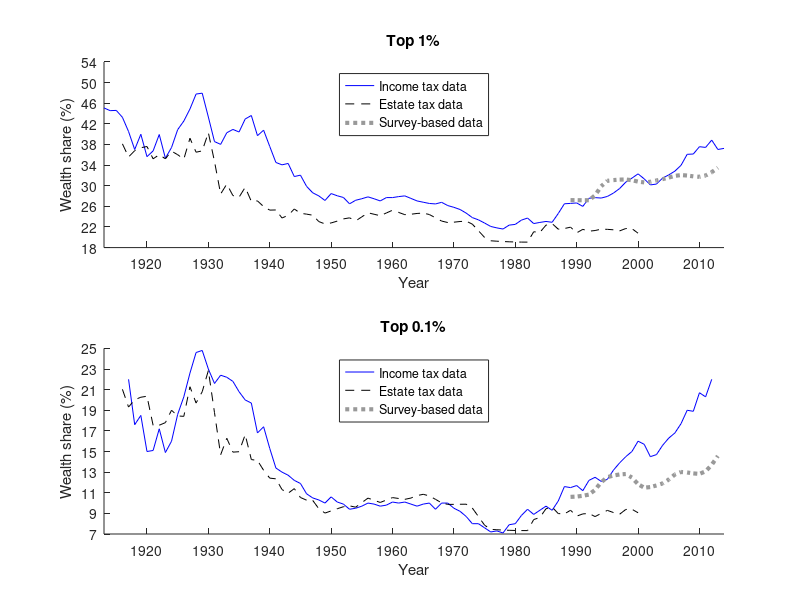

This chart was generated by the following MATLAB code:
clear;
load('data.mat');
close all;

grey1=[0.3 0.3 0.3];
grey2=[0.4 0.4 0.4];
grey3=[0.5 0.5 0.5];
grey4=[0.6 0.6 0.6];
black=[0 0 0];
blue1=[0 0 1];
blue2=[0 0 0.5];
blue3=[0 0.45 0.74];
blue4=[0.3 0.75 0.93];
blue5=[0.68 0.92 1];
red1=[1 0 0];
red2=[0.5 0 0];
red3=[0.85 0.33 0.1];
red4=[0.64 0.08 0.18];
purple1=[0.75 0 0.75];
purple2=[0.49 0.18 0.56];
purple3=[1 0 1];
purple4=[0.85 0.7 1];
purple5=[1 0.6 0.78];
yellow1=[1 1 0];
yellow2=[1 0.84 0];
yellow3=[0.93 0.69 0.13];
yellow4=[0.87 0.49 0];
green1=[0 1 0];
green2=[0 0.5 0];
green3=[0.47 0.67 0.19];


subplot(2,1,1);
h=plot(1913:2014,zucmanUS(:,2),'-',1916:2000,estate(:,1),'--',1989:2013,preferred(:,1),':','linewidth',3);
set(h(1),'Color',blue1);
set(h(2),'Color',black);
set(h(3),'Color',grey4);
xlim([1913 2014]);
set(gca,'xtick',1910:10:2020);
ylim([18 54]);
set(gca,'ytick',18:4:54);
legend('Income tax data','Estate tax data','Survey-based data','location','north');
title('Top 1%')
xlabel('Year');
ylabel('Wealth share (%)');
grid off;
box off;

subplot(2,1,2);
h=plot(1917:2012,data(:,5),'-',1916:2000,estate(:,4),'--',1989:2013,preferred(:,2),':','linewidth',3);
set(h(1),'Color',blue1);
set(h(2),'Color',black);
set(h(3),'Color',grey4);
legend('Income tax data','Estate tax data','Survey-based data','location','north');
xlim([1913 2014]);
set(gca,'xtick',1910:10:2020);
ylim([7 25]);
set(gca,'ytick',7:2:25);
title('Top 0.1%')
xlabel('Year');
ylabel('Wealth share (%)');
grid off;
box off;

set(gcf, 'Position', [100 100 710 690])

set(gcf,'color','w');